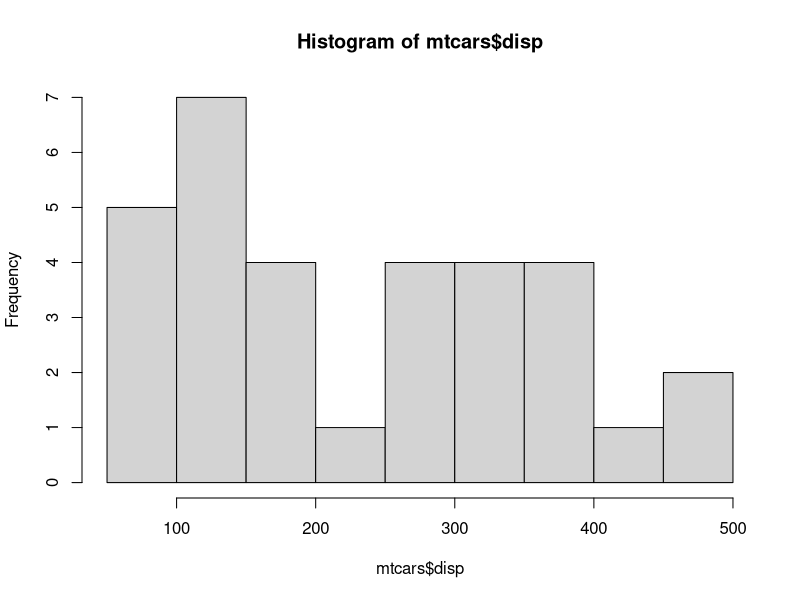
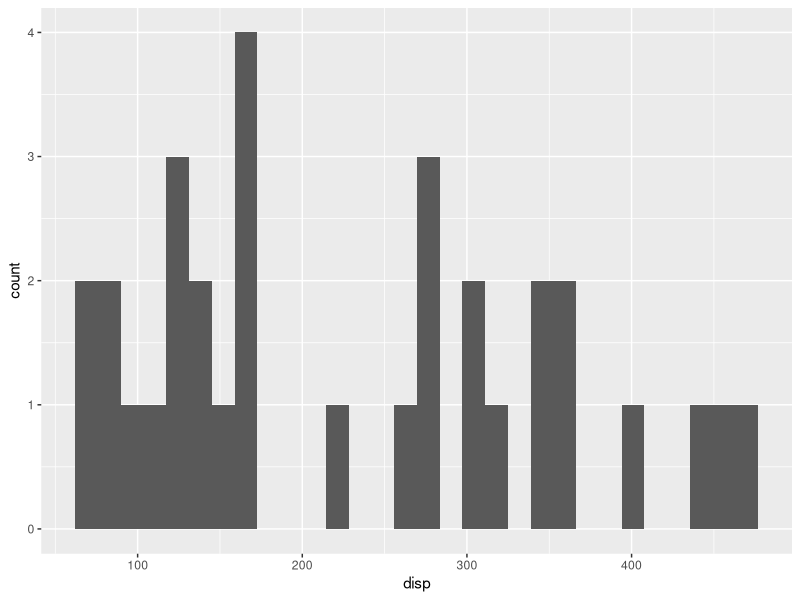
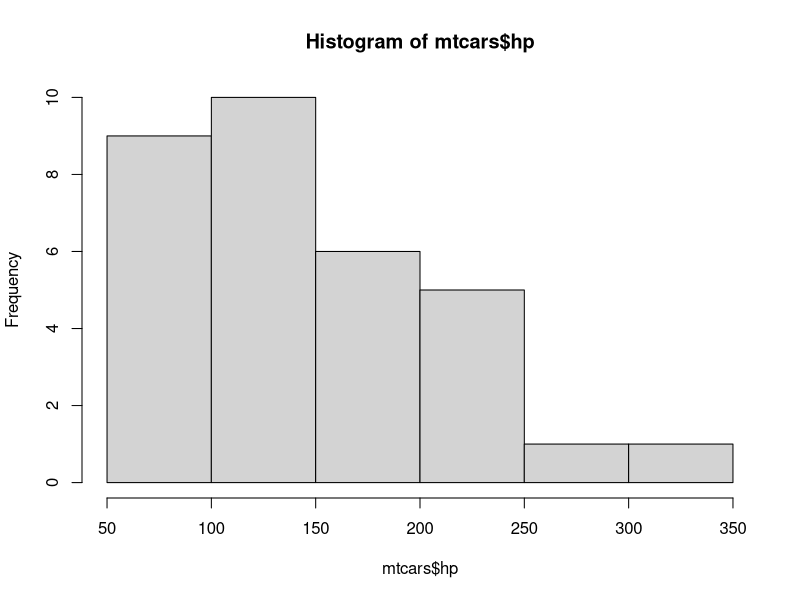
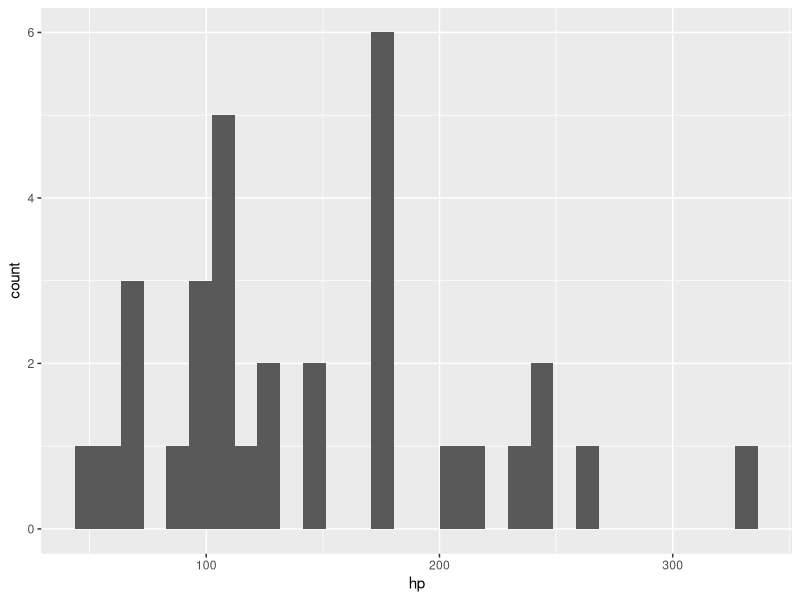
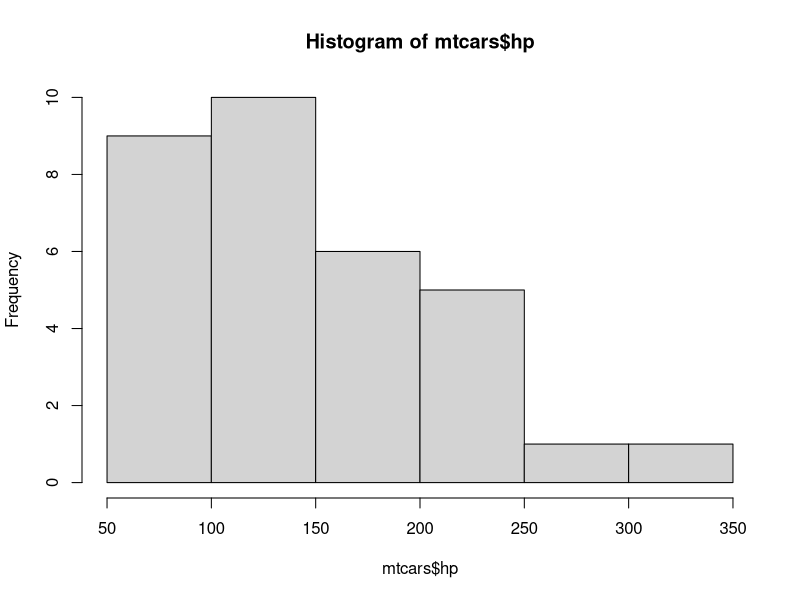
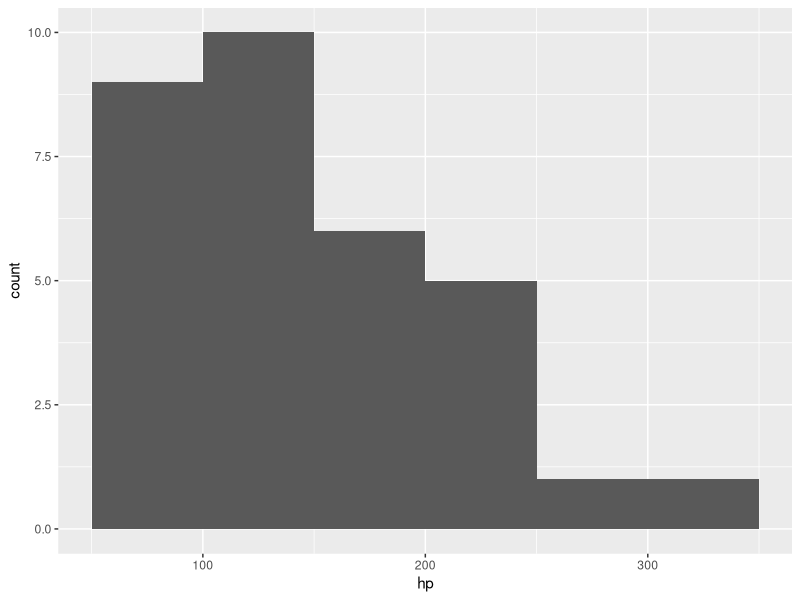
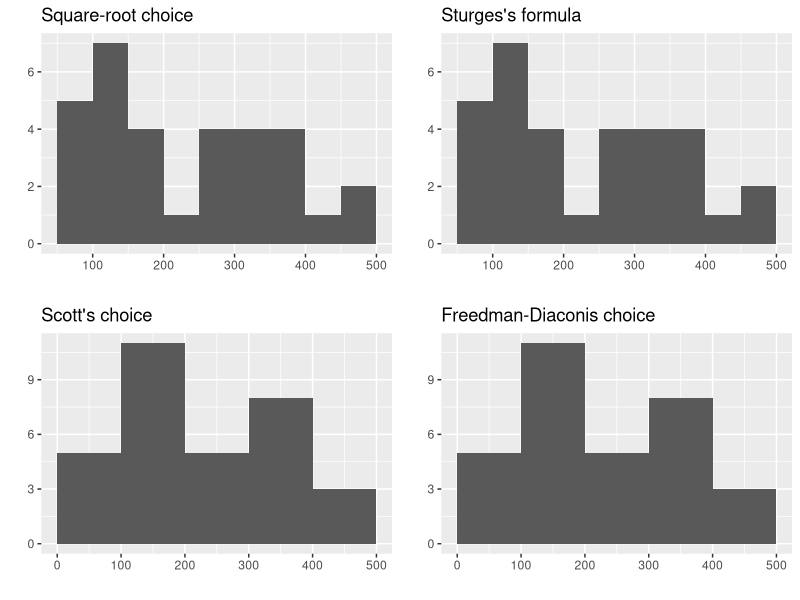
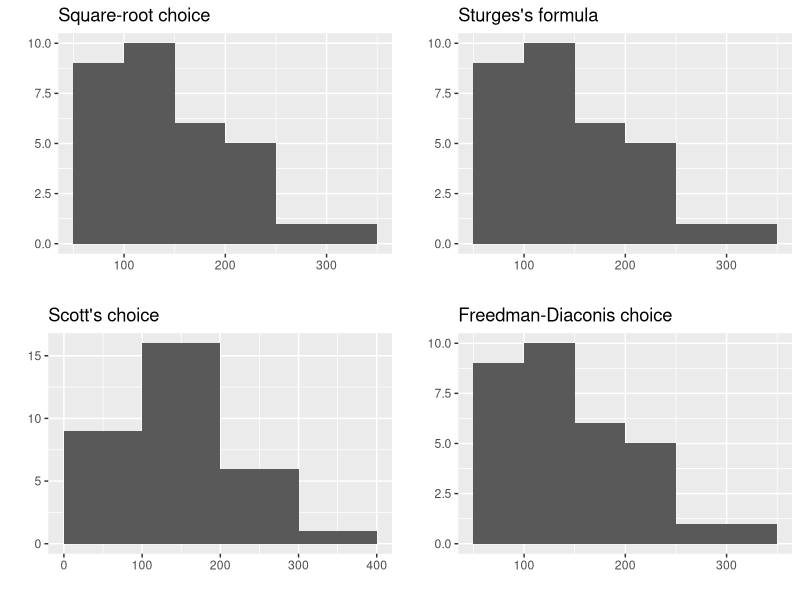

These figures' R source, in order:
## ---- chunk 1

## ---- chunk 2
knitr::opts_chunk$set(echo = TRUE)

require(tidyverse)
require(gridExtra)
require(DT)
require(knitr)

tidyverse::tidyverse_conflicts()

class <- c("display cell-border compact")
style <- ifelse(!interactive(), c("bootstrap"), c("default"))
## ---- chunk 3
hist(mtcars$disp)
## ---- chunk 4
mtcars %>% 
  ggplot2::ggplot(aes(x = disp)) +
    geom_histogram()
## ---- chunk 5
hist(mtcars$hp)
## ---- chunk 6
mtcars %>% 
  ggplot2::ggplot(aes(x = hp)) +
    geom_histogram()
## ---- chunk 7
hist(mtcars$hp)
mtcars %>% 
  ggplot2::ggplot(aes(x = hp)) +
    geom_histogram(breaks = pretty(mtcars$hp,
                                   n = nclass.Sturges(mtcars$hp)))
## ---- chunk 8
disp <- mtcars$disp
hp <- mtcars$hp
## ---- chunk 9
x <- mtcars$disp
## ---- chunk 10
x <- mtcars$hp
## ---- chunk 11
x <- mtcars$disp

n <- round(sqrt(length(x)))
gg_src <- as.data.frame(x) %>% 
  ggplot2::ggplot(aes(x = x)) +
    ggplot2::geom_histogram(breaks = pretty(x, n)) +
    ggplot2::labs(title = "Square-root choice", x = "", y = "")

n <- nclass.Sturges(x)
gg_sf <- as.data.frame(x) %>% 
  ggplot2::ggplot(aes(x = x)) +
    ggplot2::geom_histogram(breaks = pretty(x, n)) +
    ggplot2::labs(title = "Sturges's formula", x = "", y = "")

n <- nclass.scott(x)
gg_sc <- as.data.frame(x) %>% 
  ggplot2::ggplot(aes(x = x)) +
    ggplot2::geom_histogram(breaks = pretty(x, n)) +
    ggplot2::labs(title = "Scott's choice", x = "", y = "")

n <- nclass.FD(x)
gg_fdc <- as.data.frame(x) %>% 
  ggplot2::ggplot(aes(x = x)) +
    ggplot2::geom_histogram(breaks = pretty(x, n)) +
    ggplot2::labs(title = "Freedman-Diaconis choice", x = "", y = "")

gridExtra::grid.arrange(gg_src, gg_sf, gg_sc, gg_fdc)
## ---- chunk 12
x <- mtcars$hp

n <- round(sqrt(length(x)))
gg_src <- as.data.frame(x) %>% 
  ggplot2::ggplot(aes(x = x)) +
    ggplot2::geom_histogram(breaks = pretty(x, n)) +
    ggplot2::labs(title = "Square-root choice", x = "", y = "")

n <- nclass.Sturges(x)
gg_sf <- as.data.frame(x) %>% 
  ggplot2::ggplot(aes(x = x)) +
    ggplot2::geom_histogram(breaks = pretty(x, n)) +
    ggplot2::labs(title = "Sturges's formula", x = "", y = "")

n <- nclass.scott(x)
gg_sc <- as.data.frame(x) %>% 
  ggplot2::ggplot(aes(x = x)) +
    ggplot2::geom_histogram(breaks = pretty(x, n)) +
    ggplot2::labs(title = "Scott's choice", x = "", y = "")

n <- nclass.FD(x)
gg_fdc <- as.data.frame(x) %>% 
  ggplot2::ggplot(aes(x = x)) +
    ggplot2::geom_histogram(breaks = pretty(x, n)) +
    ggplot2::labs(title = "Freedman-Diaconis choice", x = "", y = "")

gridExtra::grid.arrange(gg_src, gg_sf, gg_sc, gg_fdc)
## ---- chunk 13
x <- iris$Sepal.Length
## ---- chunk 14
n <- round(sqrt(length(x)))
gg_src <- as.data.frame(x) %>% 
  ggplot2::ggplot(aes(x = x)) +
    ggplot2::geom_histogram(breaks = pretty(x, n)) +
    ggplot2::labs(title = "Square-root choice", x = "", y = "")

n <- nclass.Sturges(x)
gg_sf <- as.data.frame(x) %>% 
  ggplot2::ggplot(aes(x = x)) +
    ggplot2::geom_histogram(breaks = pretty(x, n)) +
    ggplot2::labs(title = "Sturges's formula", x = "", y = "")

n <- nclass.scott(x)
gg_sc <- as.data.frame(x) %>% 
  ggplot2::ggplot(aes(x = x)) +
    ggplot2::geom_histogram(breaks = pretty(x, n)) +
    ggplot2::labs(title = "Scott's choice", x = "", y = "")

n <- nclass.FD(x)
gg_fdc <- as.data.frame(x) %>% 
  ggplot2::ggplot(aes(x = x)) +
    ggplot2::geom_histogram(breaks = pretty(x, n)) +
    ggplot2::labs(title = "Freedman-Diaconis choice", x = "", y = "")

gridExtra::grid.arrange(gg_src, gg_sf, gg_sc, gg_fdc)
## ---- chunk 15
x <- iris$Sepal.Width
## ---- chunk 16
n <- round(sqrt(length(x)))
gg_src <- as.data.frame(x) %>% 
  ggplot2::ggplot(aes(x = x)) +
    ggplot2::geom_histogram(breaks = pretty(x, n)) +
    ggplot2::labs(title = "Square-root choice", x = "", y = "")

n <- nclass.Sturges(x)
gg_sf <- as.data.frame(x) %>% 
  ggplot2::ggplot(aes(x = x)) +
    ggplot2::geom_histogram(breaks = pretty(x, n)) +
    ggplot2::labs(title = "Sturges's formula", x = "", y = "")

n <- nclass.scott(x)
gg_sc <- as.data.frame(x) %>% 
  ggplot2::ggplot(aes(x = x)) +
    ggplot2::geom_histogram(breaks = pretty(x, n)) +
    ggplot2::labs(title = "Scott's choice", x = "", y = "")

n <- nclass.FD(x)
gg_fdc <- as.data.frame(x) %>% 
  ggplot2::ggplot(aes(x = x)) +
    ggplot2::geom_histogram(breaks = pretty(x, n)) +
    ggplot2::labs(title = "Freedman-Diaconis choice", x = "", y = "")

gridExtra::grid.arrange(gg_src, gg_sf, gg_sc, gg_fdc)
## ---- chunk 17
x <- iris$Petal.Length
## ---- chunk 18
n <- round(sqrt(length(x)))
gg_src <- as.data.frame(x) %>% 
  ggplot2::ggplot(aes(x = x)) +
    ggplot2::geom_histogram(breaks = pretty(x, n)) +
    ggplot2::labs(title = "Square-root choice", x = "", y = "")

n <- nclass.Sturges(x)
gg_sf <- as.data.frame(x) %>% 
  ggplot2::ggplot(aes(x = x)) +
    ggplot2::geom_histogram(breaks = pretty(x, n)) +
    ggplot2::labs(title = "Sturges's formula", x = "", y = "")

n <- nclass.scott(x)
gg_sc <- as.data.frame(x) %>% 
  ggplot2::ggplot(aes(x = x)) +
    ggplot2::geom_histogram(breaks = pretty(x, n)) +
    ggplot2::labs(title = "Scott's choice", x = "", y = "")

n <- nclass.FD(x)
gg_fdc <- as.data.frame(x) %>% 
  ggplot2::ggplot(aes(x = x)) +
    ggplot2::geom_histogram(breaks = pretty(x, n)) +
    ggplot2::labs(title = "Freedman-Diaconis choice", x = "", y = "")

gridExtra::grid.arrange(gg_src, gg_sf, gg_sc, gg_fdc)
## ---- chunk 19
x <- iris$Petal.Width
## ---- chunk 20
n <- round(sqrt(length(x)))
gg_src <- as.data.frame(x) %>% 
  ggplot2::ggplot(aes(x = x)) +
    ggplot2::geom_histogram(breaks = pretty(x, n)) +
    ggplot2::labs(title = "Square-root choice", x = "", y = "")

n <- nclass.Sturges(x)
gg_sf <- as.data.frame(x) %>% 
  ggplot2::ggplot(aes(x = x)) +
    ggplot2::geom_histogram(breaks = pretty(x, n)) +
    ggplot2::labs(title = "Sturges's formula", x = "", y = "")

n <- nclass.scott(x)
gg_sc <- as.data.frame(x) %>% 
  ggplot2::ggplot(aes(x = x)) +
    ggplot2::geom_histogram(breaks = pretty(x, n)) +
    ggplot2::labs(title = "Scott's choice", x = "", y = "")

n <- nclass.FD(x)
gg_fdc <- as.data.frame(x) %>% 
  ggplot2::ggplot(aes(x = x)) +
    ggplot2::geom_histogram(breaks = pretty(x, n)) +
    ggplot2::labs(title = "Freedman-Diaconis choice", x = "", y = "")

gridExtra::grid.arrange(gg_src, gg_sf, gg_sc, gg_fdc)
## ---- chunk 21
x <- ggplot2::mpg$cty
## ---- chunk 22
n <- round(sqrt(length(x)))
gg_src <- as.data.frame(x) %>% 
  ggplot2::ggplot(aes(x = x)) +
    ggplot2::geom_histogram(breaks = pretty(x, n)) +
    ggplot2::labs(title = "Square-root choice", x = "", y = "")

n <- nclass.Sturges(x)
gg_sf <- as.data.frame(x) %>% 
  ggplot2::ggplot(aes(x = x)) +
    ggplot2::geom_histogram(breaks = pretty(x, n)) +
    ggplot2::labs(title = "Sturges's formula", x = "", y = "")

n <- nclass.scott(x)
gg_sc <- as.data.frame(x) %>% 
  ggplot2::ggplot(aes(x = x)) +
    ggplot2::geom_histogram(breaks = pretty(x, n)) +
    ggplot2::labs(title = "Scott's choice", x = "", y = "")

n <- nclass.FD(x)
gg_fdc <- as.data.frame(x) %>% 
  ggplot2::ggplot(aes(x = x)) +
    ggplot2::geom_histogram(breaks = pretty(x, n)) +
    ggplot2::labs(title = "Freedman-Diaconis choice", x = "", y = "")

gridExtra::grid.arrange(gg_src, gg_sf, gg_sc, gg_fdc)
## ---- chunk 23
x <- ggplot2::diamonds$carat
## ---- chunk 24
n <- round(sqrt(length(x)))
gg_src <- as.data.frame(x) %>% 
  ggplot2::ggplot(aes(x = x)) +
    ggplot2::geom_histogram(breaks = pretty(x, n)) +
    ggplot2::labs(title = "Square-root choice", x = "", y = "")

n <- nclass.Sturges(x)
gg_sf <- as.data.frame(x) %>% 
  ggplot2::ggplot(aes(x = x)) +
    ggplot2::geom_histogram(breaks = pretty(x, n)) +
    ggplot2::labs(title = "Sturges's formula", x = "", y = "")

n <- nclass.scott(x)
gg_sc <- as.data.frame(x) %>% 
  ggplot2::ggplot(aes(x = x)) +
    ggplot2::geom_histogram(breaks = pretty(x, n)) +
    ggplot2::labs(title = "Scott's choice", x = "", y = "")

n <- nclass.FD(x)
gg_fdc <- as.data.frame(x) %>% 
  ggplot2::ggplot(aes(x = x)) +
    ggplot2::geom_histogram(breaks = pretty(x, n)) +
    ggplot2::labs(title = "Freedman-Diaconis choice", x = "", y = "")

gridExtra::grid.arrange(gg_src, gg_sf, gg_sc, gg_fdc)
## ---- chunk 25
breaks <- c(seq(0, 5.0, 0.1))
gg_any <- as.data.frame(x) %>% 
  ggplot2::ggplot(aes(x = x)) +
    ggplot2::geom_histogram(breaks = breaks) +
    ggplot2::labs(title = "任意の階級幅指定", x = "", y = "")

gridExtra::grid.arrange(gg_sc, gg_any, ncol = 2)
## ---- chunk 26
